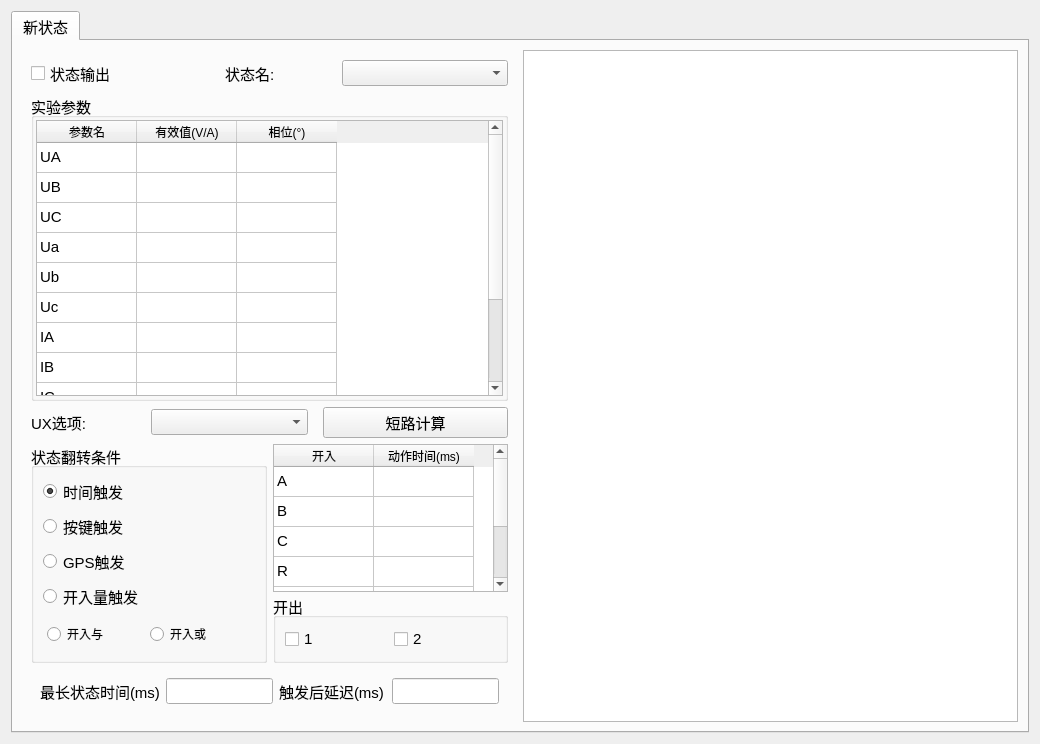
<?xml version="1.0" encoding="UTF-8"?>
<ui version="4.0">
 <class>ui_006</class>
 <widget class="QWidget" name="ui_006">
  <property name="geometry">
   <rect>
    <x>0</x>
    <y>0</y>
    <width>1040</width>
    <height>744</height>
   </rect>
  </property>
  <property name="windowTitle">
   <string>Form</string>
  </property>
  <layout class="QHBoxLayout" name="horizontalLayout">
   <item>
    <widget class="QTabWidget" name="tabWidget">
     <property name="font">
      <font>
       <pointsize>11</pointsize>
      </font>
     </property>
     <property name="currentIndex">
      <number>0</number>
     </property>
     <widget class="QWidget" name="tab">
      <attribute name="title">
       <string>新状态</string>
      </attribute>
      <layout class="QHBoxLayout" name="horizontalLayout_8" stretch="1,1">
       <item>
        <widget class="QWidget" name="widget_3" native="true">
         <layout class="QVBoxLayout" name="verticalLayout_3" stretch="1,7,1,5,1">
          <item>
           <layout class="QHBoxLayout" name="horizontalLayout_3" stretch="2,3">
            <item>
             <widget class="QCheckBox" name="checkBox">
              <property name="font">
               <font>
                <pointsize>11</pointsize>
               </font>
              </property>
              <property name="text">
               <string>状态输出</string>
              </property>
             </widget>
            </item>
            <item>
             <layout class="QHBoxLayout" name="horizontalLayout_2" stretch="2,3">
              <item>
               <widget class="QLabel" name="label">
                <property name="font">
                 <font>
                  <pointsize>11</pointsize>
                 </font>
                </property>
                <property name="text">
                 <string>状态名:</string>
                </property>
               </widget>
              </item>
              <item>
               <widget class="QComboBox" name="comboBox"/>
              </item>
             </layout>
            </item>
           </layout>
          </item>
          <item>
           <widget class="QGroupBox" name="groupBox">
            <property name="title">
             <string>实验参数</string>
            </property>
            <layout class="QHBoxLayout" name="horizontalLayout_4">
             <property name="leftMargin">
              <number>2</number>
             </property>
             <property name="topMargin">
              <number>2</number>
             </property>
             <property name="rightMargin">
              <number>2</number>
             </property>
             <property name="bottomMargin">
              <number>2</number>
             </property>
             <item>
              <widget class="QTableWidget" name="tb_sycs">
               <property name="rowCount">
                <number>12</number>
               </property>
               <attribute name="verticalHeaderVisible">
                <bool>false</bool>
               </attribute>
               <row/>
               <row/>
               <row/>
               <row/>
               <row/>
               <row/>
               <row/>
               <row/>
               <row/>
               <row/>
               <row/>
               <row/>
               <column>
                <property name="text">
                 <string>参数名</string>
                </property>
               </column>
               <column>
                <property name="text">
                 <string>有效值(V/A)</string>
                </property>
               </column>
               <column>
                <property name="text">
                 <string>相位(°)</string>
                </property>
               </column>
               <item row="0" column="0">
                <property name="text">
                 <string>UA</string>
                </property>
               </item>
               <item row="1" column="0">
                <property name="text">
                 <string>UB</string>
                </property>
               </item>
               <item row="2" column="0">
                <property name="text">
                 <string>UC</string>
                </property>
               </item>
               <item row="3" column="0">
                <property name="text">
                 <string>Ua</string>
                </property>
               </item>
               <item row="4" column="0">
                <property name="text">
                 <string>Ub</string>
                </property>
               </item>
               <item row="5" column="0">
                <property name="text">
                 <string>Uc</string>
                </property>
               </item>
               <item row="6" column="0">
                <property name="text">
                 <string>IA</string>
                </property>
               </item>
               <item row="7" column="0">
                <property name="text">
                 <string>IB</string>
                </property>
               </item>
               <item row="8" column="0">
                <property name="text">
                 <string>IC</string>
                </property>
               </item>
               <item row="9" column="0">
                <property name="text">
                 <string>Ia</string>
                </property>
               </item>
               <item row="10" column="0">
                <property name="text">
                 <string>Ib</string>
                </property>
               </item>
               <item row="11" column="0">
                <property name="text">
                 <string>Ic</string>
                </property>
               </item>
              </widget>
             </item>
            </layout>
           </widget>
          </item>
          <item>
           <layout class="QHBoxLayout" name="horizontalLayout_6" stretch="3,2">
            <property name="spacing">
             <number>15</number>
            </property>
            <item>
             <layout class="QHBoxLayout" name="horizontalLayout_5" stretch="2,3">
              <item>
               <widget class="QLabel" name="label_2">
                <property name="text">
                 <string>UX选项:</string>
                </property>
               </widget>
              </item>
              <item>
               <widget class="QComboBox" name="comboBox_2"/>
              </item>
             </layout>
            </item>
            <item>
             <widget class="QPushButton" name="pushButton">
              <property name="text">
               <string>短路计算</string>
              </property>
             </widget>
            </item>
           </layout>
          </item>
          <item>
           <layout class="QHBoxLayout" name="horizontalLayout_11" stretch="1,1">
            <item>
             <widget class="QGroupBox" name="groupBox_2">
              <property name="title">
               <string>状态翻转条件</string>
              </property>
              <layout class="QVBoxLayout" name="verticalLayout">
               <item>
                <widget class="QRadioButton" name="radioButton">
                 <property name="text">
                  <string>时间触发</string>
                 </property>
                 <property name="checked">
                  <bool>true</bool>
                 </property>
                 <property name="autoRepeat">
                  <bool>false</bool>
                 </property>
                </widget>
               </item>
               <item>
                <widget class="QRadioButton" name="radioButton_5">
                 <property name="text">
                  <string>按键触发</string>
                 </property>
                </widget>
               </item>
               <item>
                <widget class="QRadioButton" name="radioButton_6">
                 <property name="text">
                  <string>GPS触发</string>
                 </property>
                </widget>
               </item>
               <item>
                <widget class="QRadioButton" name="radioButton_2">
                 <property name="text">
                  <string>开入量触发</string>
                 </property>
                </widget>
               </item>
               <item>
                <widget class="QWidget" name="widget" native="true">
                 <layout class="QHBoxLayout" name="horizontalLayout_7">
                  <property name="spacing">
                   <number>2</number>
                  </property>
                  <property name="leftMargin">
                   <number>4</number>
                  </property>
                  <property name="topMargin">
                   <number>4</number>
                  </property>
                  <property name="rightMargin">
                   <number>4</number>
                  </property>
                  <property name="bottomMargin">
                   <number>4</number>
                  </property>
                  <item>
                   <widget class="QRadioButton" name="radioButton_3">
                    <property name="font">
                     <font>
                      <pointsize>9</pointsize>
                     </font>
                    </property>
                    <property name="text">
                     <string>开入与</string>
                    </property>
                    <property name="autoExclusive">
                     <bool>true</bool>
                    </property>
                   </widget>
                  </item>
                  <item>
                   <widget class="QRadioButton" name="radioButton_4">
                    <property name="font">
                     <font>
                      <pointsize>9</pointsize>
                     </font>
                    </property>
                    <property name="text">
                     <string>开入或</string>
                    </property>
                    <property name="autoExclusive">
                     <bool>true</bool>
                    </property>
                   </widget>
                  </item>
                 </layout>
                </widget>
               </item>
              </layout>
             </widget>
            </item>
            <item>
             <layout class="QVBoxLayout" name="verticalLayout_2" stretch="10,0">
              <property name="spacing">
               <number>2</number>
              </property>
              <item>
               <widget class="QTableWidget" name="tb_kr">
                <property name="rowCount">
                 <number>7</number>
                </property>
                <attribute name="verticalHeaderVisible">
                 <bool>false</bool>
                </attribute>
                <row/>
                <row/>
                <row/>
                <row/>
                <row/>
                <row/>
                <row/>
                <column>
                 <property name="text">
                  <string>开入</string>
                 </property>
                </column>
                <column>
                 <property name="text">
                  <string>动作时间(ms)</string>
                 </property>
                </column>
                <item row="0" column="0">
                 <property name="text">
                  <string>A</string>
                 </property>
                 <property name="checkState">
                  <enum>Unchecked</enum>
                 </property>
                 <property name="flags">
                  <set>ItemIsSelectable|ItemIsDragEnabled|ItemIsDropEnabled|ItemIsUserCheckable|ItemIsEnabled</set>
                 </property>
                </item>
                <item row="1" column="0">
                 <property name="text">
                  <string>B</string>
                 </property>
                 <property name="checkState">
                  <enum>Unchecked</enum>
                 </property>
                 <property name="flags">
                  <set>ItemIsSelectable|ItemIsDragEnabled|ItemIsDropEnabled|ItemIsUserCheckable|ItemIsEnabled</set>
                 </property>
                </item>
                <item row="2" column="0">
                 <property name="text">
                  <string>C</string>
                 </property>
                 <property name="checkState">
                  <enum>Unchecked</enum>
                 </property>
                 <property name="flags">
                  <set>ItemIsSelectable|ItemIsDragEnabled|ItemIsDropEnabled|ItemIsUserCheckable|ItemIsEnabled</set>
                 </property>
                </item>
                <item row="3" column="0">
                 <property name="text">
                  <string>R</string>
                 </property>
                 <property name="checkState">
                  <enum>Unchecked</enum>
                 </property>
                 <property name="flags">
                  <set>ItemIsSelectable|ItemIsDragEnabled|ItemIsDropEnabled|ItemIsUserCheckable|ItemIsEnabled</set>
                 </property>
                </item>
                <item row="4" column="0">
                 <property name="text">
                  <string>a</string>
                 </property>
                 <property name="checkState">
                  <enum>Unchecked</enum>
                 </property>
                 <property name="flags">
                  <set>ItemIsSelectable|ItemIsDragEnabled|ItemIsDropEnabled|ItemIsUserCheckable|ItemIsEnabled</set>
                 </property>
                </item>
                <item row="5" column="0">
                 <property name="text">
                  <string>b</string>
                 </property>
                 <property name="checkState">
                  <enum>Unchecked</enum>
                 </property>
                 <property name="flags">
                  <set>ItemIsSelectable|ItemIsDragEnabled|ItemIsDropEnabled|ItemIsUserCheckable|ItemIsEnabled</set>
                 </property>
                </item>
                <item row="6" column="0">
                 <property name="text">
                  <string>c</string>
                 </property>
                 <property name="checkState">
                  <enum>Unchecked</enum>
                 </property>
                 <property name="flags">
                  <set>ItemIsSelectable|ItemIsDragEnabled|ItemIsDropEnabled|ItemIsUserCheckable|ItemIsEnabled</set>
                 </property>
                </item>
               </widget>
              </item>
              <item>
               <widget class="QGroupBox" name="groupBox_3">
                <property name="title">
                 <string>开出</string>
                </property>
                <layout class="QHBoxLayout" name="horizontalLayout_9">
                 <item>
                  <widget class="QCheckBox" name="checkBox_2">
                   <property name="text">
                    <string>1</string>
                   </property>
                  </widget>
                 </item>
                 <item>
                  <widget class="QCheckBox" name="checkBox_3">
                   <property name="text">
                    <string>2</string>
                   </property>
                  </widget>
                 </item>
                </layout>
               </widget>
              </item>
             </layout>
            </item>
           </layout>
          </item>
          <item>
           <widget class="QWidget" name="widget_2" native="true">
            <layout class="QHBoxLayout" name="horizontalLayout_10" stretch="1,1,1,1">
             <item>
              <widget class="QLabel" name="label_3">
               <property name="text">
                <string>最长状态时间(ms)</string>
               </property>
              </widget>
             </item>
             <item>
              <widget class="QLineEdit" name="lineEdit"/>
             </item>
             <item>
              <widget class="QLabel" name="label_4">
               <property name="text">
                <string>触发后延迟(ms)</string>
               </property>
              </widget>
             </item>
             <item>
              <widget class="QLineEdit" name="lineEdit_2"/>
             </item>
            </layout>
           </widget>
          </item>
         </layout>
        </widget>
       </item>
       <item>
        <widget class="QTableWidget" name="tableWidget_2"/>
       </item>
      </layout>
     </widget>
    </widget>
   </item>
  </layout>
 </widget>
 <resources/>
 <connections/>
</ui>
